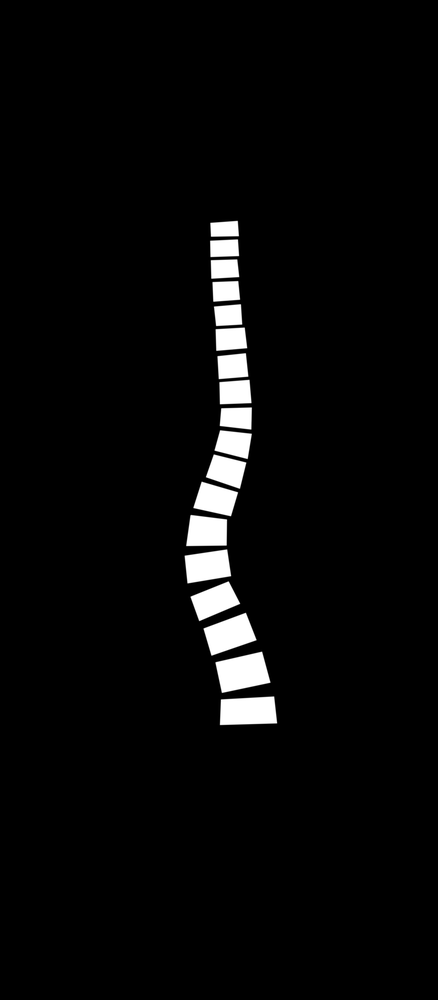
#> input picture img/003.png, 438 x 1000 px, shrunk from 1954 x 4463 before the run, found by its file name; its folder holds only this picture in this run
$ python coronal_plane_cobb.py
#> lines starting #> are read from the running program, lines starting #| are printed output that depends on the picture; after the words box and inside, x2 and y2 are one past the last pixel; in counts of white or black regions, pixels touching at a corner belong together
import cv2 as cv
import os
import numpy as np
from tqdm import tqdm
from math import sqrt
from math import atan
import math

img_dir = ".\img"
img_list = os.listdir(img_dir)
# img_list = list(map(lambda x: os.path.join(img_dir, x), img_list))
print(img_list)
output = ".\\test"

yellow = (0, 255, 255)
red = (0, 0, 255)
green = (0, 255, 0)
blue = (255, 0, 0)
name_list = ['L5', 'L4', 'L3', 'L2', 'L1', 'T12', 'T11', 'T10', 'T9', 'T8', 'T7', 'T6', 'T5', 'T4', 'T3', 'T2', 'T1',
             'C7', 'C6', 'C5', 'C4', 'C3', 'C2', 'C1']
print(len(name_list))

# [23 lines left out: functions draw_upper_vertebra, draw_turning_point, not called in this run]


def draw_singal_vertebra(item, color, up):
    if up:
        if item['location']:
            pt1 = (item['vertexes'][2][0], item['vertexes'][2][1])
            pt2 = (item['vertexes'][3][0], item['vertexes'][3][1])
            cv.line(im, pt1, pt2, color, 20)
        else:
            pt1 = (item['vertexes'][1][0], item['vertexes'][1][1])
            pt2 = (item['vertexes'][2][0], item['vertexes'][2][1])
            cv.line(im, pt1, pt2, color, 20)
    else:
        if item['location']:
            pt1 = (item['vertexes'][0][0], item['vertexes'][0][1])
            pt2 = (item['vertexes'][1][0], item['vertexes'][1][1])
            cv.line(im, pt1, pt2, color, 20)
        else:
            pt1 = (item['vertexes'][0][0], item['vertexes'][0][1])
            pt2 = (item['vertexes'][3][0], item['vertexes'][3][1])
            cv.line(im, pt1, pt2, color, 20)


for item in tqdm(img_list):
    file = os.path.join(img_dir, item)
    output_file = os.path.join(output, item)

    im = cv.imread(file)
#> im is the input picture: shape (1000, 438, 3); min 0, max 255, mean 9
    imgray = cv.cvtColor(im, cv.COLOR_BGR2GRAY)
    ret, thresh = cv.threshold(imgray, 127, 255, 0)
#> thresh: shape (1000, 438); 3.5% white; 18 white regions
    contours, hierarchy = cv.findContours(thresh, cv.RETR_TREE, cv.CHAIN_APPROX_SIMPLE)
#> contours = 18 contours; largest, box (x1, y1, x2, y2) and area: (216, 652, 270, 693) 1475, (220, 696, 277, 725) 1380, (204, 613, 256, 655) 1275, (185, 549, 231, 583) 1129, (186, 515, 227, 546) 1052

    # 椎骨rect信息列表，y值从小到大
    rect_list = []
    for index in range(len(contours)):
        contour = contours[index]
        rect = cv.minAreaRect(contour)  # 得到最小外接矩形的（中心(x,y), (宽,高), 旋转角度）
        rect_list.append(rect)
#> this loop made 18 passes
#> rect on passes 1 to 8: ((247.7, 710.2), (56.18, 26.99), -1.64), ((242.2, 671.9), (49.24, 32), -12.53), ((228.9, 633.6), (47.14, 29.2), -19.18), ((214.6, 600.3), (44.01, 25.81), -21.8), ((206.9, 565.8), (44.11, 27.66), -8.43), ((206, 530), (30, 40), -90), ((215.2, 499.6), (27.48, 38.52), -73.74), ((226.6, 469.9), (26.56, 35.73), -71.57)
#> after the loop, rect_list = 18 items
    rect_list.sort(key=lambda item: item[0][1])  # 按照y值从小到大排序

    mark_rect = rect_list.copy()
#> mark_rect = 18 items
    mark_rect.reverse()

    # 椎骨的端点信息,中心点，上端椎斜率，下端椎斜率
    vertebrae_information = []
    turning_location = []
    for index in range(len(mark_rect)):
        center = (int(mark_rect[index][0][0] - 50), int(mark_rect[index][0][1]))
        im = cv.putText(im, str(name_list[index]), center, cv.FONT_HERSHEY_SIMPLEX, 2, blue, 3)
#> this loop made 18 passes
#> center on passes 1 to 8: (197, 710), (192, 671), (178, 633), (164, 600), (156, 565), (156, 530), (165, 499), (176, 469)
#> pass 1, `im = cv.putText(im, str(name_list[index]), center, cv.FONT_HERSHEY_SIM..`:
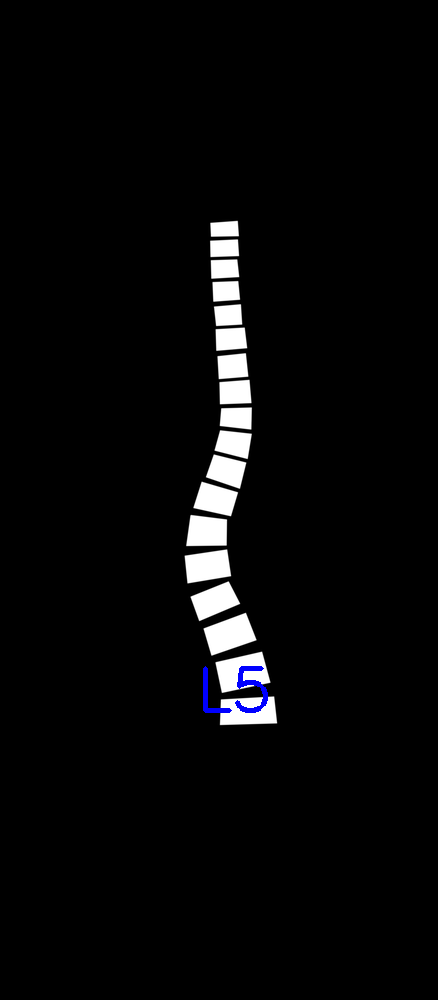
#> im: shape (1000, 438, 3); 0.21% of pixels changed, all inside (x1, y1, x2, y2) = (203, 666, 268, 713)
#> after the loop:
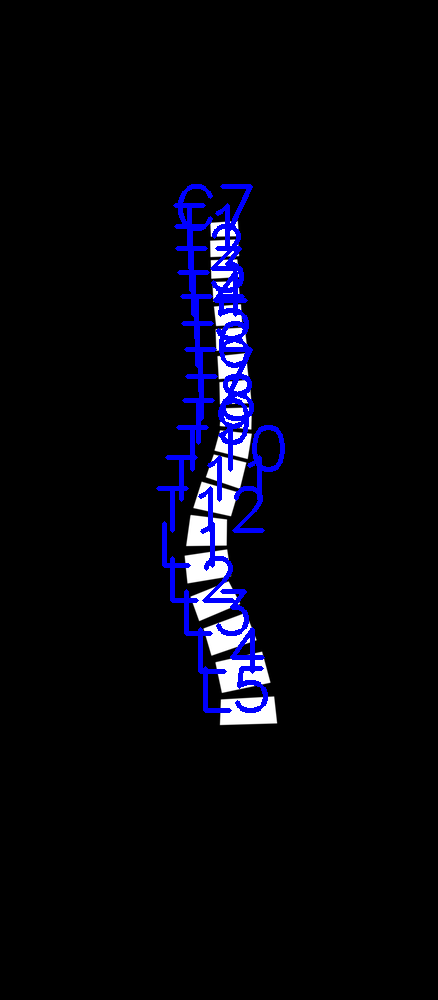
#> im: shape (1000, 438, 3); mean B, G, R 14, 5.8, 5.8

    for index in range(len(rect_list)):
        center = (int(rect_list[index][0][0] - 50), int(rect_list[index][0][1]))
        # name_id = abs(index-(len(name_list) - 1))
        # print(name_id)
        # im = cv.putText(im, str(name_list[index]), center, cv.FONT_HERSHEY_SIMPLEX, 2, blue, 3)

        # 保存椎骨顶点信息
        box = cv.boxPoints(rect_list[index])
        box = np.int0(box)
        # 判断定点01的位置，是横着的还是竖着的
        point0 = (box[0][0], box[0][1])
        point1 = (box[1][0], box[1][1])
        point2 = (box[2][0], box[2][1])
        distance_01 = sqrt(pow(point0[0] - point1[0], 2) + pow(point0[1] - point1[1], 2))
        distance_12 = sqrt(pow(point1[0] - point2[0], 2) + pow(point1[1] - point2[1], 2))

        # 2 3
        # 1 0
        if distance_01 > distance_12:
            up_slope = (box[3][1] - box[2][1]) / (box[3][0] - box[2][0])
            down_slope = (box[0][1] - box[1][1]) / (box[0][0] - box[1][0])
            vertex = {'index': index, 'location': True, 'vertexes': box, 'center': center, 'up_slope': up_slope,
                      'down_slope': down_slope}
            vertebrae_information.append(vertex)
        # 1 2
        # 0 3
        else:
            up_slope = (box[2][1] - box[1][1]) / (box[2][0] - box[1][0])
            down_slope = (box[3][1] - box[0][1]) / (box[3][0] - box[0][0])
            vertex = {'index': index, 'location': False, 'vertexes': box, 'center': center, 'up_slope': up_slope,
                      'down_slope': down_slope}
            vertebrae_information.append(vertex)
        im = cv.drawContours(im, [box], 0, green, 1)
#> this loop made 18 passes
#> (center, box, distance_01, distance_12, up_slope, down_slope) on passes 1 to 4: ((174, 228), [[210, 236], [209, 222], [237, 220], [238, 234]], 14.04, 28.07, -0.0714, -0.0714), ((173, 247), [[210, 256], [209, 240], [237, 238], [238, 255]], 16.03, 28.07, -0.0714, -0.0357), ((174, 268), [[211, 278], [210, 260], [237, 258], [238, 276]], 18.03, 27.07, -0.0741, -0.0741), ((175, 290), [[213, 301], [211, 282], [238, 280], [239, 299]], 19.1, 27.07, -0.0741, -0.0769)
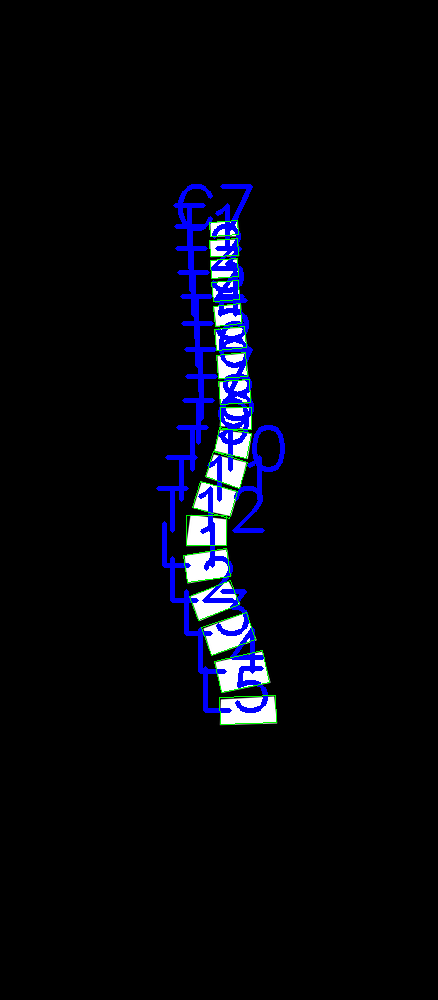
#> im: shape (1000, 438, 3); mean B, G, R 13.3, 6.6, 5.4
#> after the loop, vertebrae_information = 18 items

    # 找出拐点
    flag_index = [-1, -1]
    for index in range(len(rect_list)):
        if index + 1 < len(rect_list):
            if vertebrae_information[index]['location'] == False and vertebrae_information[index + 1][
                'location'] == True:
                if flag_index[1] != index:  # 去除间隔为1的状况
                    flag_index = [index, index + 1]
                    turning_index = {'previous': index, 'last': index + 1}
                    turning_location.append(turning_index)
            if vertebrae_information[index]['location'] == True and vertebrae_information[index + 1][
                'location'] == False:
                if flag_index[1] != index:
                    flag_index = [index, index + 1]
                    turning_index = {'previous': index, 'last': index + 1}
                    turning_location.append(turning_index)
#> this loop made 18 passes
#> turning_index on passes 8, 13: {'previous': 7, 'last': 8}, {'previous': 12, 'last': 13}
#> after the loop, turning_location = 2 items

    # 找出上下端锥绝对值最大的椎骨
    # 并计算最大cobb角
    slope_decline = vertebrae_information.copy()
#> slope_decline = 18 items
    slope_decline.sort(key=lambda x: x['up_slope'], reverse=True)
    end_index = len(slope_decline) - 1
#> end_index = 17
    max_cobb = []

    if slope_decline[0]['center'][1] > slope_decline[end_index]['center'][1]:
        draw_singal_vertebra(slope_decline[end_index], red, True)  # 上端椎
        draw_singal_vertebra(slope_decline[0], red, False)  # 下端椎

        k1 = slope_decline[end_index]['up_slope']
        k2 = slope_decline[0]['down_slope']
        angle = math.degrees(atan(abs((k2 - k1) / (1 + k1 * k2))))
        cobb = {'up_id': slope_decline[end_index]['index'], 'bottom_id': slope_decline[0]['index'], 'cobb_angle': angle}
        max_cobb.append(cobb)

        # 标注出角度
        y = int(slope_decline[end_index]['center'][1] + \
                (slope_decline[0]['center'][1] - slope_decline[end_index]['center'][1]) / 2)
        put_point = (slope_decline[0]['center'][0] - 500, y)
        im = cv.putText(im, str(round(angle, 2)), put_point, cv.FONT_HERSHEY_SIMPLEX, 4,
                        red, 4)
    else:
        draw_singal_vertebra(slope_decline[end_index], red, False)  # 下端椎
#> in draw_singal_vertebra, `pt1 = (item['vertexes'][0][0], item['vertexes'][0][1])`: pt1 = (198, 620)
#> in draw_singal_vertebra, `pt2 = (item['vertexes'][3][0], item['vertexes'][3][1])`: pt2 = (239, 604)
        draw_singal_vertebra(slope_decline[0], red, True)  # 上端椎

        k1 = slope_decline[0]['up_slope']
#> k1 = 0.324
        k2 = slope_decline[end_index]['down_slope']
#> k2 = -0.39
        angle = math.degrees(atan(abs((k2 - k1) / (1 + k1 * k2))))
#> angle = 39.25
        cobb = {'up_id': slope_decline[0]['index'], 'bottom_id': slope_decline[end_index]['index'], 'cobb_angle': angle}
#> cobb = {'up_id': 10, 'bottom_id': 14, 'cobb_angle': 39.25}
        max_cobb.append(cobb)

        y = int(slope_decline[0]['center'][1] + \
                (slope_decline[end_index]['center'][1] - slope_decline[0]['center'][1]) / 2)
#> y = 534
        put_point = (slope_decline[1]['center'][0] - 500, y)
#> put_point = (-335, 534)
        im = cv.putText(im, str(round(angle, 2)), put_point, cv.FONT_HERSHEY_SIMPLEX, 4,
                        red, 4)
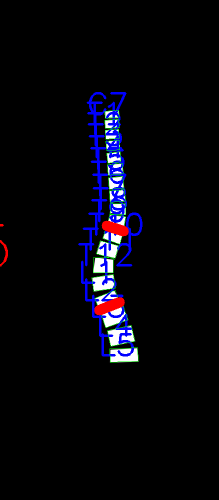
#> im: shape (1000, 438, 3) (shown at 1/2 size); mean B, G, R 12.6, 6.1, 6.5

    # 根据最大cobb角计算其余角度
    for item in max_cobb:
        # 有一个在边界处的情况
        up_id = int(item['up_id'])
        bt_id = int(item['bottom_id'])
        print(up_id, bt_id)
        ver_top = vertebrae_information[0]
        ver_end = vertebrae_information[len(vertebrae_information) - 1]

        if item['up_id'] == 0 or item['bottom_id'] == (len(vertebrae_information) - 1):
            if item['up_id'] == 0:
                if item['bottom_id'] == (len(max_cobb) - 1):
                    print("整个是一个弯")  # type0
                else:
                    print("剩下的下部分找两个弯")  # type1
                    # 下半部分重新排序
                    rest_series = vertebrae_information.copy()[bt_id - 1:]
                    rest_series.sort(key=lambda x: x['up_slope'], reverse=True)
                    bottom_id = len(rest_series) - 1

                    new_vertebrae = [rest_series[0], rest_series[bottom_id], ver_end]
                    new_vertebrae.sort(key=lambda x: x['center'][1])
                    # 计算下半部cobb
                    k1 = new_vertebrae[0]['up_slope']
                    k2 = new_vertebrae[1]['down_slope']
                    k3 = new_vertebrae[1]['up_slope']
                    k4 = new_vertebrae[2]['down_slope']
                    cobb1 = math.degrees(atan(abs((k2 - k1) / (1 + k1 * k2))))
                    cobb2 = math.degrees(atan(abs((k4 - k3) / (1 + k4 * k3))))

                    texPoint1 = (new_vertebrae[0]['center'][0] - 500, new_vertebrae[0]['center'][1])
                    im = cv.putText(im, str(round(cobb1, 2)), texPoint1, cv.FONT_HERSHEY_SIMPLEX, 4,
                                    yellow, 4)
                    texPoint2 = (new_vertebrae[2]['center'][0] - 500, new_vertebrae[2]['center'][1])
                    im = cv.putText(im, str(round(cobb2, 2)), texPoint2, cv.FONT_HERSHEY_SIMPLEX, 4,
                                    green, 4)

                    draw_singal_vertebra(new_vertebrae[0], yellow, True)
                    draw_singal_vertebra(new_vertebrae[1], yellow, False)
                    draw_singal_vertebra(new_vertebrae[1], green, True)
                    draw_singal_vertebra(new_vertebrae[2], green, False)


            else:
                print("上部分找两个弯")  # type2
                # 上半部分重新排序
                rest_series = vertebrae_information.copy()[:up_id + 1]
                rest_series.sort(key=lambda x: x['up_slope'], reverse=True)
                bottom_id = len(rest_series) - 1

                new_vertebrae = [rest_series[0], rest_series[bottom_id], ver_top]
                new_vertebrae.sort(key=lambda x: x['center'][1])

                # 计算上半部分cobb
                k1 = new_vertebrae[0]['up_slope']
                k2 = new_vertebrae[1]['down_slope']
                k3 = new_vertebrae[1]['up_slope']
                k4 = new_vertebrae[2]['down_slope']
                cobb1 = math.degrees(atan(abs((k2 - k1) / (1 + k1 * k2))))
                cobb2 = math.degrees(atan(abs((k4 - k3) / (1 + k4 * k3))))

                texPoint1 = (new_vertebrae[0]['center'][0] - 500, new_vertebrae[0]['center'][1])
                im = cv.putText(im, str(round(cobb1, 2)), texPoint1, cv.FONT_HERSHEY_SIMPLEX, 4,
                                yellow, 4)
                texPoint2 = (new_vertebrae[2]['center'][0] - 500, new_vertebrae[2]['center'][1])
                im = cv.putText(im, str(round(cobb2, 2)), texPoint2, cv.FONT_HERSHEY_SIMPLEX, 4,
                                green, 4)

                draw_singal_vertebra(new_vertebrae[0], yellow, True)
                draw_singal_vertebra(new_vertebrae[1], yellow, False)
                draw_singal_vertebra(new_vertebrae[1], green, True)
                draw_singal_vertebra(new_vertebrae[2], green, False)

        else:
            print("在中间, 上下两段找弯")  # type3
            # 截取两边的分别计算
            top_series = vertebrae_information.copy()[:up_id + 1]
            bottom_series = vertebrae_information.copy()[bt_id - 1:]
            tp_end = len(top_series) - 1
            bt_end = len(bottom_series) - 1

            top_series.sort(key=lambda x: x['up_slope'], reverse=True)
            bottom_series.sort(key=lambda x: x['up_slope'], reverse=True)

            new_vertebrae1 = [top_series[0], top_series[tp_end]]
            new_vertebrae1.sort(key=lambda x: x['center'][1])
            new_vertebrae2 = [bottom_series[0], bottom_series[bt_end]]
            new_vertebrae2.sort(key=lambda x: x['center'][1])

            # 计算下半部cobb
            k1 = new_vertebrae1[0]['up_slope']
            k2 = new_vertebrae1[1]['down_slope']
            k3 = new_vertebrae2[0]['up_slope']
            k4 = new_vertebrae2[1]['down_slope']
            cobb1 = math.degrees(atan(abs((k2 - k1) / (1 + k1 * k2))))
            cobb2 = math.degrees(atan(abs((k4 - k3) / (1 + k4 * k3))))

            texPoint1 = (new_vertebrae1[0]['center'][0] - 500, new_vertebrae1[0]['center'][1])
            im = cv.putText(im, str(round(cobb1, 2)), texPoint1, cv.FONT_HERSHEY_SIMPLEX, 4,
                            yellow, 4)
            texPoint2 = (new_vertebrae2[1]['center'][0] - 500, new_vertebrae2[1]['center'][1])
            im = cv.putText(im, str(round(cobb2, 2)), texPoint2, cv.FONT_HERSHEY_SIMPLEX, 4,
                            green, 4)

            draw_singal_vertebra(new_vertebrae1[0], yellow, True)
            draw_singal_vertebra(new_vertebrae1[1], yellow, False)
            draw_singal_vertebra(new_vertebrae2[0], green, True)
            draw_singal_vertebra(new_vertebrae2[1], green, False)
#> this loop made 1 pass
#> (item, up_id, bt_id, tp_end, bt_end, k1, k2, k3) on pass 1: ({'up_id': 10, 'bottom_id': 14, 'cobb_angle': 39.25}, 10, 14, 10, 4, -0.111, 0.353, -0.39)
#> (printed output is left out)
#> pass 1, `im = cv.putText(im, str(round(cobb1, 2)), texPoint1, cv.FONT_HERSHEY_S..`:
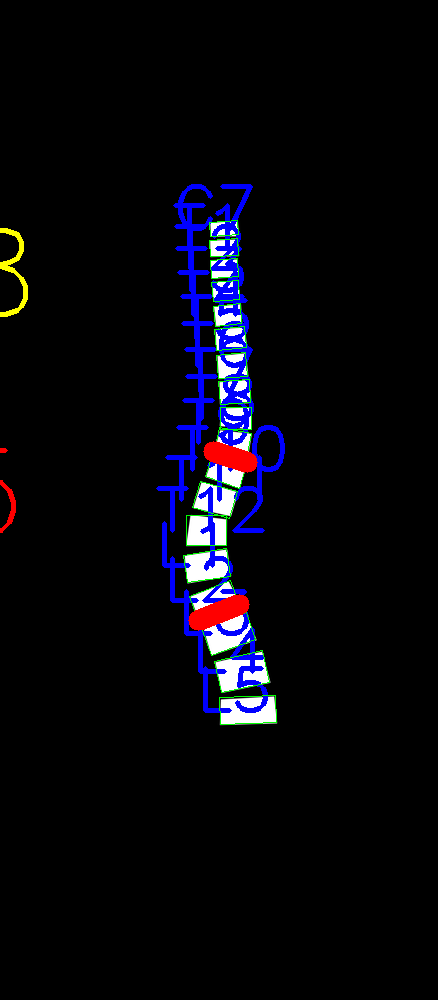
#> im: shape (1000, 438, 3); 0.16% of pixels changed, all inside (x1, y1, x2, y2) = (0, 228, 28, 317)
#> pass 1, `im = cv.putText(im, str(round(cobb2, 2)), texPoint2, cv.FONT_HERSHEY_S..`:
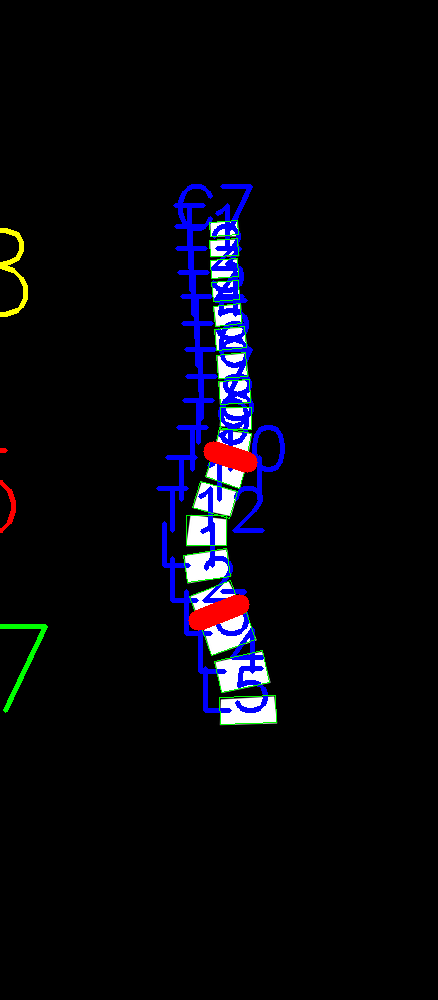
#> im: shape (1000, 438, 3); 0.16% of pixels changed, all inside (x1, y1, x2, y2) = (0, 624, 48, 713)
#> after the loop:
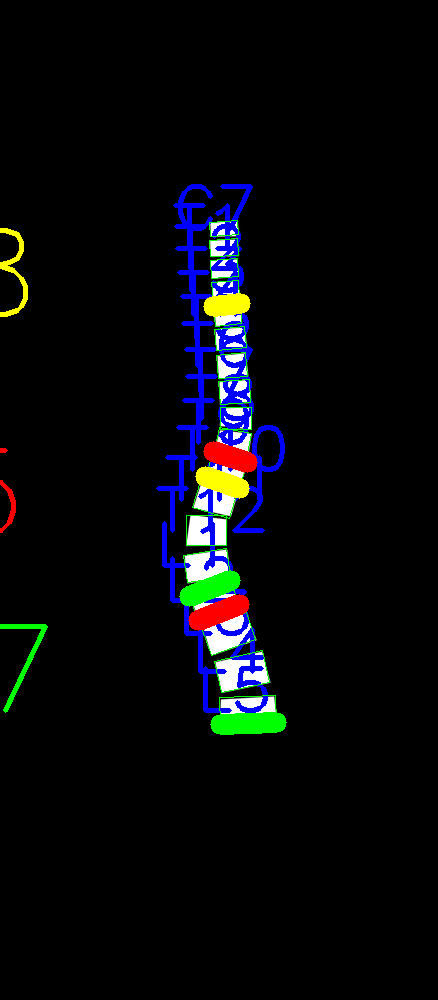
#> im: shape (1000, 438, 3); 1.03% of pixels changed, all inside (x1, y1, x2, y2) = (179, 293, 287, 735)

    cv.imwrite(output_file, im)
